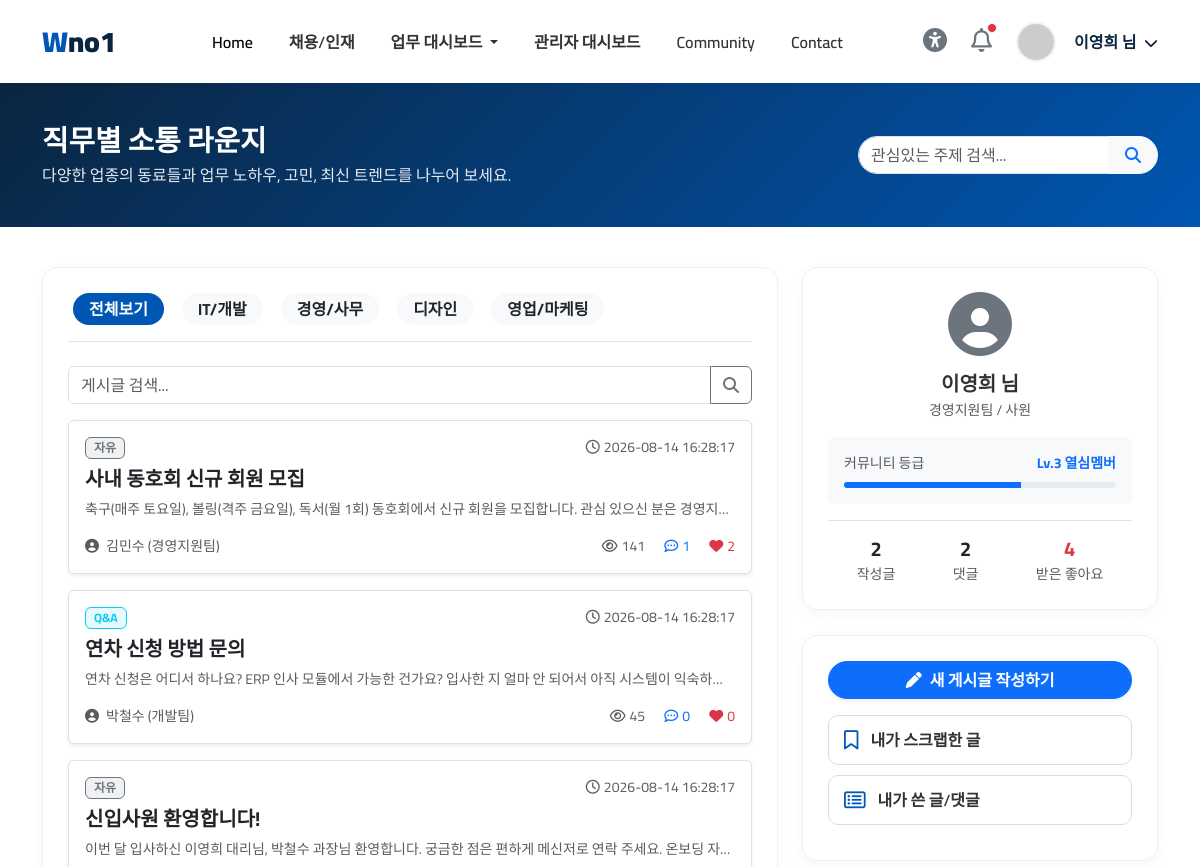
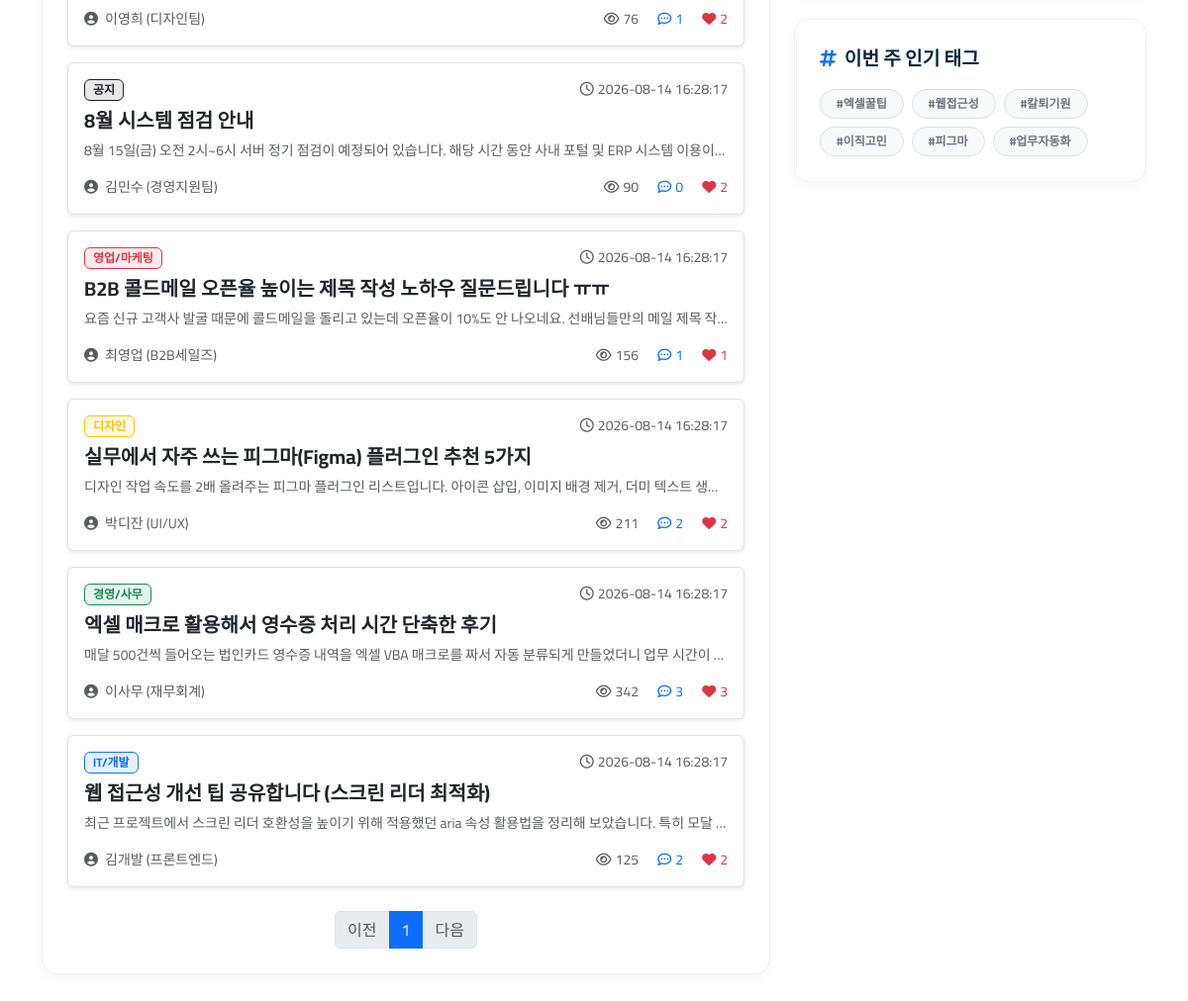
Screenshot of /community (signed in) with the database file from the repository (2 pictures, top to bottom).
### tables this page shows
CREATE TABLE posts (
        id INTEGER PRIMARY KEY AUTOINCREMENT,
        user_id INTEGER,
        category TEXT DEFAULT 'general',
        title TEXT NOT NULL,
        content TEXT,
        author TEXT DEFAULT '',
        dept TEXT DEFAULT '',
        views INTEGER DEFAULT 0,
        created_at TEXT DEFAULT (datetime('now','localtime'))
    );

### routers/community.py (the view)
@router.get("/community", response_class=HTMLResponse)
async def community(request: Request, category: str = "all", q: str = "", page: int = 1):
    if not check_login(request):
        return RedirectResponse(url="/login", status_code=303)
    u = get_current_user(request)
    uid = u["user_id"]
    conn = get_sqlite()
    per_page = 10
    sql = """SELECT p.*,
        (SELECT COUNT(*) FROM comments c WHERE c.post_id=p.id) AS comment_count,
        (SELECT COUNT(*) FROM post_likes l WHERE l.post_id=p.id) AS like_count,
        u.position AS author_position, u.phone AS author_phone
        FROM posts p LEFT JOIN users u ON u.id=p.user_id WHERE 1=1"""
    params: list = []
    count_params: list = []
    count_sql = "SELECT COUNT(*) FROM posts p WHERE 1=1"
    if category != "all":
        sql += " AND p.category=?"; params.append(category)
        count_sql += " AND p.category=?"; count_params.append(category)
    if q:
        sql += " AND (p.title LIKE '%'||?||'%' OR p.content LIKE '%'||?||'%')"; params += [q, q]
        count_sql += " AND (p.title LIKE '%'||?||'%' OR p.content LIKE '%'||?||'%')"; count_params += [q, q]
    try:
        total = conn.execute(count_sql, count_params).fetchone()[0]
        sql += " ORDER BY p.id DESC LIMIT ? OFFSET ?"; params += [per_page, (page - 1) * per_page]
        posts = [dict(r) for r in conn.execute(sql, params).fetchall()]
        my_post_count = conn.execute("SELECT COUNT(*) FROM posts WHERE user_id=?", (uid,)).fetchone()[0]
        my_comment_count = conn.execute("SELECT COUNT(*) FROM comments WHERE user_id=?", (uid,)).fetchone()[0]
        my_like_received = conn.execute(
            "SELECT COUNT(*) FROM post_likes l JOIN posts p ON p.id=l.post_id WHERE p.user_id=?", (uid,)
        ).fetchone()[0]
    finally:
        conn.close()
    return templates.TemplateResponse(
        request=request, name="/top/community.html", context={
            "request": request, "page_title": "커뮤니티",
            "user_name": u["user_name"],
            "posts": posts, "categories": POST_CATEGORIES,
            "current_category": category, "q": q, "page": page,
            "total_pages": max(1, (total + per_page - 1) // per_page),
            "my_post_count": my_post_count,
            "my_comment_count": my_comment_count,
            "my_like_received": my_like_received,
        }
    )

### templates/top/community.html (shortened to what this page needs)
<!DOCTYPE html>
<html lang="ko">
{% include 'common/header.html' %}
<body>
{% include 'common/topbar.html' %}
<div class="dash-header">
    <div class="container d-flex justify-content-between align-items-center flex-wrap gap-3">
        <div>
            <h2>직무별 소통 라운지</h2>
            <p>다양한 업종의 동료들과 업무 노하우, 고민, 최신 트렌드를 나누어 보세요.</p>
        </div>
        <form class="input-group" style="max-width: 300px;" action="/community" method="get">
            <input type="text" class="form-control rounded-start-pill pl-3" name="q" placeholder="관심있는 주제 검색..." value="{{ q }}">
            <button class="btn btn-light rounded-end-pill px-3 text-primary" type="submit"><i class="fas fa-search"></i></button>
        </form>
    </div>
</div>
<div class="container pb-5">
    <div class="row mt-2">
        <div class="col-lg-8">
            <div class="content-card">
                <div class="d-flex justify-content-between align-items-center mb-4 border-bottom pb-3">
                    <ul class="nav nav-pills gap-2" id="communityTabs">
                        <li class="nav-item">
                            <a class="nav-link {% if current_category == 'all' %}active{% else %}text-dark bg-light{% endif %} rounded-pill px-3 py-1" href="/community?category=all">전체보기</a>
                        </li>
                        <li class="nav-item">
                            <a class="nav-link {% if current_category == 'it' %}active{% else %}text-dark bg-light{% endif %} rounded-pill px-3 py-1" href="/community?category=it">IT/개발</a>
                        </li>
                        <li class="nav-item">
                            <a class="nav-link {% if current_category == 'biz' %}active{% else %}text-dark bg-light{% endif %} rounded-pill px-3 py-1" href="/community?category=biz">경영/사무</a>
                        </li>
                        <li class="nav-item">
                            <a class="nav-link {% if current_category == 'design' %}active{% else %}text-dark bg-light{% endif %} rounded-pill px-3 py-1" href="/community?category=design">디자인</a>
                        </li>
                        <li class="nav-item">
                            <a class="nav-link {% if current_category == 'sales' %}active{% else %}text-dark bg-light{% endif %} rounded-pill px-3 py-1" href="/community?category=sales">영업/마케팅</a>
                        </li>
                    </ul>
                </div>
                <form method="get" action="/community" class="mb-3">
                    <div class="input-group">
                        <input type="text" name="q" class="form-control" placeholder="게시글 검색..." value="{{ q }}">
                        <button class="btn btn-outline-secondary" type="submit"><i class="fas fa-search"></i></button>
                    </div>
                </form>
                <div class="post-list">
                    {% for p in posts %}
                    {% set meta = categories.get(p.category, ('자유', 'secondary')) %}
                    <div class="p-3 mb-3 border rounded bg-white post-item shadow-sm">
                        <div class="d-flex justify-content-between mb-2">
                            <span class="badge bg-{{ meta[1] }} bg-opacity-10 text-{{ meta[1] }} border border-{{ meta[1] }} px-2 py-1">{{ meta[0] }}</span>
                            <span class="small text-muted"><i class="far fa-clock me-1"></i>{{ p.created_at }}</span>
                        </div>
                        <h5 class="fw-bold mb-2">
                            <a href="/post/{{ p.id }}" class="text-dark text-decoration-none stretched-link">{{ p.title }}</a>
                        </h5>
                        <p class="text-muted small mb-3 text-truncate">{{ p.content }}</p>
                        <div class="d-flex justify-content-between align-items-center small text-muted">
                            <span>
                                <i class="fas fa-user-circle me-1"></i>
                                <a href="#" class="text-muted text-decoration-none author-link"
                                   style="position:relative; z-index:2;"
                                   data-name="{{ p.author }}"
                                   data-dept="{{ p.dept or '' }}"
                                   data-position="{{ p.author_position or '' }}"
                                   data-phone="{{ p.author_phone or '' }}"
                                   data-bs-toggle="modal" data-bs-target="#profileModal"
                                   onclick="event.stopPropagation();">{{ p.author }}</a>{% if p.dept %} ({{ p.dept }}){% endif %}
                            </span>
                            <div>
                                <span class="me-3"><i class="far fa-eye me-1"></i>{{ p.views }}</span>
                                <span class="me-3 text-primary"><i class="far fa-comment-dots me-1"></i>{{ p.comment_count }}</span>
                                <span class="text-danger"><i class="fas fa-heart me-1"></i>{{ p.like_count }}</span>
                            </div>
                        </div>
                    </div>
                    {% else %}
                    <p class="text-center text-muted py-5">게시글이 없습니다.</p>
                    {% endfor %}
                </div>
                <nav aria-label="Page navigation" class="mt-4">
                    <ul class="pagination justify-content-center mb-0">
                        <li class="page-item {% if page <= 1 %}disabled{% endif %}">
                            <a class="page-link" href="/community?category={{ current_category }}&q={{ q }}&page={{ page-1 }}">이전</a>
                        </li>
                        {% for p in range(1, total_pages+1) %}
                        <li class="page-item {% if p == page %}active{% endif %}">
                            <a class="page-link" href="/community?category={{ current_category }}&q={{ q }}&page={{ p }}">{{ p }}</a>
                        </li>
                        {% endfor %}
                        <li class="page-item {% if page >= total_pages %}disabled{% endif %}">
                            <a class="page-link" href="/community?category={{ current_category }}&q={{ q }}&page={{ page+1 }}">다음</a>
                        </li>
                    </ul>
                </nav>
            </div>
        </div>
        <div class="col-lg-4">
            <div class="content-card text-center py-4">
                <div class="mb-3">
                    <i class="fas fa-user-circle fa-4x text-secondary"></i>
                </div>
                <h5 class="fw-bold mb-1">{{ user_name }} 님</h5>
                <p class="text-muted small mb-3">경영지원팀 / 사원</p>
                <div class="bg-light rounded p-3 mb-3 text-start">
                    <div class="d-flex justify-content-between mb-2">
                        <span class="small text-muted">커뮤니티 등급</span>
                        <span class="small fw-bold text-primary">Lv.3 열심멤버</span>
                    </div>
                    <div class="progress" style="height: 6px;">
                        <div class="progress-bar bg-primary" role="progressbar" style="width: 65%" aria-valuenow="65" aria-valuemin="0" aria-valuemax="100"></div>
                    </div>
                </div>
                <div class="d-flex justify-content-around text-center border-top pt-3">
                    <div>
                        <h5 class="text-dark mb-0 fw-bold">{{ my_post_count }}</h5>
                        <span class="small text-muted">작성글</span>
                    </div>
                    <div>
                        <h5 class="text-dark mb-0 fw-bold">{{ my_comment_count }}</h5>
                        <span class="small text-muted">댓글</span>
                    </div>
                    <div>
                        <h5 class="text-danger mb-0 fw-bold">{{ my_like_received }}</h5>
                        <span class="small text-muted">받은 좋아요</span>
                    </div>
                </div>
            </div>
            <div class="content-card mt-4">
                <a href="/write_post" class="btn btn-primary w-100 rounded-pill mb-3 fw-bold shadow-sm">
                    <i class="fas fa-pen me-2"></i>새 게시글 작성하기
                </a>
                <a href="/my_bookmarks" class="tool-btn">
                    <i class="far fa-bookmark"></i> 내가 스크랩한 글
                </a>
                <a href="/my_posts" class="tool-btn">
                    <i class="far fa-list-alt"></i> 내가 쓴 글/댓글
                </a>
            </div>
            <div class="content-card mt-4">
                <div class="card-title mb-3">
                    <span><i class="fas fa-hashtag me-2 text-primary"></i>이번 주 인기 태그</span>
                </div>
                <div class="d-flex flex-wrap gap-2">
                    <a href="/community?q=엑셀" class="badge tag-badge px-3 py-2 rounded-pill">#엑셀꿀팁</a>
                    <a href="/community?q=접근성" class="badge tag-badge px-3 py-2 rounded-pill">#웹접근성</a>
                    <a href="/community?q=회의" class="badge tag-badge px-3 py-2 rounded-pill">#칼퇴기원</a>
                    <a href="/community?q=이직" class="badge tag-badge px-3 py-2 rounded-pill">#이직고민</a>
                    <a href="/community?q=피그마" class="badge tag-badge px-3 py-2 rounded-pill">#피그마</a>
                    <a href="/community?q=업무자동화" class="badge tag-badge px-3 py-2 rounded-pill">#업무자동화</a>
                </div>
            </div>
        </div>
    </div>
</div>
</body>
</html>

### templates/common/header.html (style rules this page uses)
:root { --primary-blue: #0056b3; --light-blue: #eef4fb; --dark-blue: #0a2540; --text-color: #333333; --gray-bg: #f8f9fa; --success-color: #28a745; --warning-color: #ffc107; --danger-color: #dc3545; }
body { font-family: 'Cairo', sans-serif; color: var(--text-color); background-color: #ffffff; }
.nav-link { font-weight: 600; color: var(--text-color); margin: 0 10px; transition: color 0.3s; }
.nav-link:hover, .nav-link.active { color: var(--primary-blue); }
.dash-header { background: linear-gradient(135deg, var(--dark-blue) 0%, var(--primary-blue) 100%); padding: 40px 0; color: white; margin-bottom: 40px; }
.dash-header h2 { font-weight: 700; font-size: 1.8rem; margin-bottom: 5px; }
.dash-header p { opacity: 0.9; margin: 0; }
.content-card { background: #fff; border-radius: 15px; padding: 25px; box-shadow: 0 5px 15px rgba(0,0,0,0.03); margin-bottom: 25px; border: 1px solid #f0f0f0; }
.card-title { font-weight: 700; color: var(--dark-blue); font-size: 1.2rem; margin-bottom: 20px; display: flex; justify-content: space-between; align-items: center; }
.nav-pills .nav-link { color: var(--text-color); font-weight: 700; border-radius: 30px; padding: 10px 30px; margin: 0 5px; }
.nav-pills .nav-link.active { background-color: var(--primary-blue); color: #fff; }
.tool-btn { display: flex; align-items: center; padding: 12px 15px; border-radius: 10px; background-color: #fff; border: 1px solid #ddd; color: var(--text-color); text-decoration: none; font-weight: 600; margin-bottom: 10px; transition: all 0.2s; }
.tool-btn i { font-size: 1.2rem; margin-right: 12px; color: var(--primary-blue); }

### templates/top/community.html (style rules this page uses)
.post-item { transition: all 0.2s ease-in-out; position: relative; }
.tag-badge { background-color: #f8f9fa; color: #6c757d; border: 1px solid #dee2e6; text-decoration: none; transition: all 0.2s; }

### rows the page displays
posts: meta "자유", created_at "2026-08-14 16:28:17", title "사내 동호회 신규 회원 모집", content "축구(매주 토요일), 볼링(격주 금요일), 독서(월 1회) 동호회에서 신규 회원을 모집합니다. 관심 있으신 분은 경영지…", author "김민수", dept "경영지원팀", views "141", comment_count "1", like_count "2"
posts: meta "Q&A", created_at "2026-08-14 16:28:17", title "연차 신청 방법 문의", content "연차 신청은 어디서 하나요? ERP 인사 모듈에서 가능한 건가요? 입사한 지 얼마 안 되어서 아직 시스템이 익숙하…", author "박철수", dept "개발팀", views "45", comment_count "0", like_count "0"
posts: meta "자유", created_at "2026-08-14 16:28:17", title "신입사원 환영합니다!", content "이번 달 입사하신 이영희 대리님, 박철수 과장님 환영합니다. 궁금한 점은 편하게 메신저로 연락 주세요. 온보딩 자…", author "이영희", dept "디자인팀", views "76", comment_count "1", like_count "2"
posts: meta "공지", created_at "2026-08-14 16:28:17", title "8월 시스템 점검 안내", content "8월 15일(금) 오전 2시~6시 서버 정기 점검이 예정되어 있습니다. 해당 시간 동안 사내 포털 및 ERP 시스템 이용이…", author "김민수", dept "경영지원팀", views "90", comment_count "0", like_count "2"
posts: meta "영업/마케팅", created_at "2026-08-14 16:28:17", title "B2B 콜드메일 오픈율 높이는 제목 작성 노하우 질문드립니다 ㅠㅠ", content "요즘 신규 고객사 발굴 때문에 콜드메일을 돌리고 있는데 오픈율이 10%도 안 나오네요. 선배님들만의 메일 제목 작…", author "최영업", dept "B2B세일즈", views "156", comment_count "1", like_count "1"
posts: meta "디자인", created_at "2026-08-14 16:28:17", title "실무에서 자주 쓰는 피그마(Figma) 플러그인 추천 5가지", content "디자인 작업 속도를 2배 올려주는 피그마 플러그인 리스트입니다. 아이콘 삽입, 이미지 배경 제거, 더미 텍스트 생…", author "박디잔", dept "UI/UX", views "211", comment_count "2", like_count "2"
posts: meta "경영/사무", created_at "2026-08-14 16:28:17", title "엑셀 매크로 활용해서 영수증 처리 시간 단축한 후기", content "매달 500건씩 들어오는 법인카드 영수증 내역을 엑셀 VBA 매크로를 짜서 자동 분류되게 만들었더니 업무 시간이…", author "이사무", dept "재무회계", views "342", comment_count "3", like_count "3"
posts: meta "IT/개발", created_at "2026-08-14 16:28:17", title "웹 접근성 개선 팁 공유합니다 (스크린 리더 최적화)", content "최근 프로젝트에서 스크린 리더 호환성을 높이기 위해 적용했던 aria 속성 활용법을 정리해 보았습니다. 특히 모달…", author "김개발", dept "프론트엔드", views "125", comment_count "2", like_count "2"

### other values shown
{{ user_name }} "이영희"
{{ p }} "1"
{{ my_post_count }} "2"
{{ my_comment_count }} "2"
{{ my_like_received }} "4"
